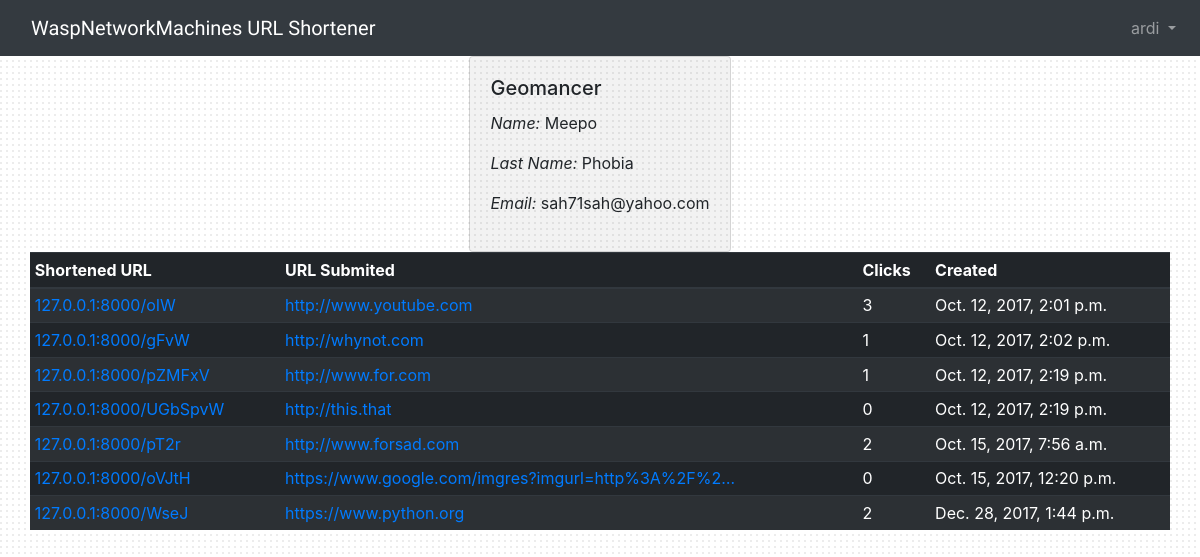
The page /u/Geomancer (signed in) on the database its author committed.
### shortener/models.py (models this page shows, shortened)
class Urls(models.Model):
    short_id = models.CharField(max_length=max_bound, primary_key=True, unique=True)
    user_url = models.URLField(max_length=4000)
    count = models.IntegerField(default=0)
    created_at = models.DateTimeField(auto_now_add=True)
    created_by = models.ForeignKey(User, related_name='posts')
    def get_user_url(self):
        truncated_url = Truncator(self.user_url)
        return truncated_url.chars(settings.MAX_USER_URL_LENGTH)

### shortener/views.py (the view)
# urls.py: url(r'^u/(?P<user_name>\w+)', views.profile, name='profile'),
@login_required
def profile(request, user_name):
    user_profile = get_object_or_404(User, username=user_name)
    urls = Urls.objects.filter(created_by=user_profile)
    data_context = {
        "user_profile": user_profile,
        "urls": urls,
        "host": settings.SITE_NAME
    }
    return render(request, 'shortener/profile.html', context=data_context)

### templates/shortener/profile.html (shortened to what this page needs)
{% extends 'base.html' %}
{% block content %}
    {% if user_profile == user or user.is_staff %}
    <div class="container">
      <div class=" row justify-content-center">
        <div class="card info">
          <div class="card-body">
             <h5 class="card-title">{{user_profile.username}}</h5>
             <p> <em>Name: </em>{{user_profile.first_name}}</p>
             <p> <em>Last Name: </em>{{user_profile.last_name}}</p>
             <p> <em>Email: </em>{{user_profile.email}}</p>
          </div>
        </div>
      </div>
      <div class=" row justify-content-center">
        <table class="table table-sm table-inverse table-striped">
          <thead class="thead">
            <tr>
              <th>Shortened URL</th>
              <th>URL Submited</th>
              <th>Clicks</th>
              <th>Created</th>
            </tr>
          </thead>
          <tbody>
            {% for url in urls %}
              <tr>
                <td><a href="{% url 'follow' url.short_id %}"> {{ host }}/{{url.short_id }}</a></td>
                <td><a href="{{ url.user_url}}"> {{ url.get_user_url}} </a></td>
                <td>{{url.count}}</td>
                <td>{{url.created_at}}</td>
              </tr>
            {% endfor %}
          </tbody>
        </table>
      </div>
    </div>
    {% endif %}
{% endblock %}

### templates/base.html (shortened to what this page needs)
<!DOCTYPE html>
{% load static %}
<html>
  <head>
    <link rel="stylesheet" href="{% static 'css/bootstrap.min.css' %}">
    <link rel="stylesheet" href="{% static 'css/app.css' %}">
  </head>
  <body>
    {% block body %}
    <nav class="navbar navbar-expand-lg navbar-dark bg-dark">
      <div class="container">
        <a class="navbar-brand" href="{% url 'home' %}">WaspNetworkMachines URL Shortener</a>
      </div>
      <div class="collapse navbar-collapse" id="mainMenu">
          {% if user.is_authenticated %}
            <ul class="navbar-nav ml-auto">
              <li class="nav-item dropdown">
                <a class="nav-link dropdown-toggle" href="#" id="userMenu" data-toggle="dropdown" aria-haspopup="true" aria-expanded="false">
                  {{ user.username }}
                </a>
              </li>
            </ul>
          {% else %}
            <form class="form-inline ml-auto">
              <a href="{% url 'login' %}" class="btn btn-outline-secondary">Log in</a>
              <a href="{% url 'signup' %}" class="btn btn-primary ml-2">Sign up</a>
            </form>
          {% endif %}
      </div>
    </nav>
        {% block content %}
        {% endblock %}
    {% endblock body %}
  </body>
</html>

### static/css/app.css (style rules this page uses)
body { background-image: url(../img/subtle_dots.png); }
.navbar-brand { font-family: 'Peralta', cursive; }
.info { background-color: rgba(0,0,0,0.05); }

### rows shown on the page
Urls: host "127.0.0.1:8000", short_id "oIW", get_user_url "http://www.youtube.com", count "3", created_at "Oct. 12, 2017, 2:01 p.m."
Urls: host "127.0.0.1:8000", short_id "gFvW", get_user_url "http://whynot.com", count "1", created_at "Oct. 12, 2017, 2:02 p.m."
Urls: host "127.0.0.1:8000", short_id "pZMFxV", get_user_url "http://www.for.com", count "1", created_at "Oct. 12, 2017, 2:19 p.m."
Urls: host "127.0.0.1:8000", short_id "UGbSpvW", get_user_url "http://this.that", count "0", created_at "Oct. 12, 2017, 2:19 p.m."
Urls: host "127.0.0.1:8000", short_id "pT2r", get_user_url "http://www.forsad.com", count "2", created_at "Oct. 15, 2017, 7:56 a.m."
Urls: host "127.0.0.1:8000", short_id "oVJtH", get_user_url "https://www.google.com/imgres?imgurl=http%3A%2F%2…", count "0", created_at "Oct. 15, 2017, 12:20 p.m."
Urls: host "127.0.0.1:8000", short_id "WseJ", get_user_url "https://www.python.org", count "2", created_at "Dec. 28, 2017, 1:44 p.m."

### other values the page prints
{{ user.username }} "ardi"
{{ user_profile.username }} "Geomancer"
{{ user_profile.first_name }} "Meepo"
{{ user_profile.last_name }} "Phobia"
{{ user_profile.email }} "sah71sah@yahoo.com"
